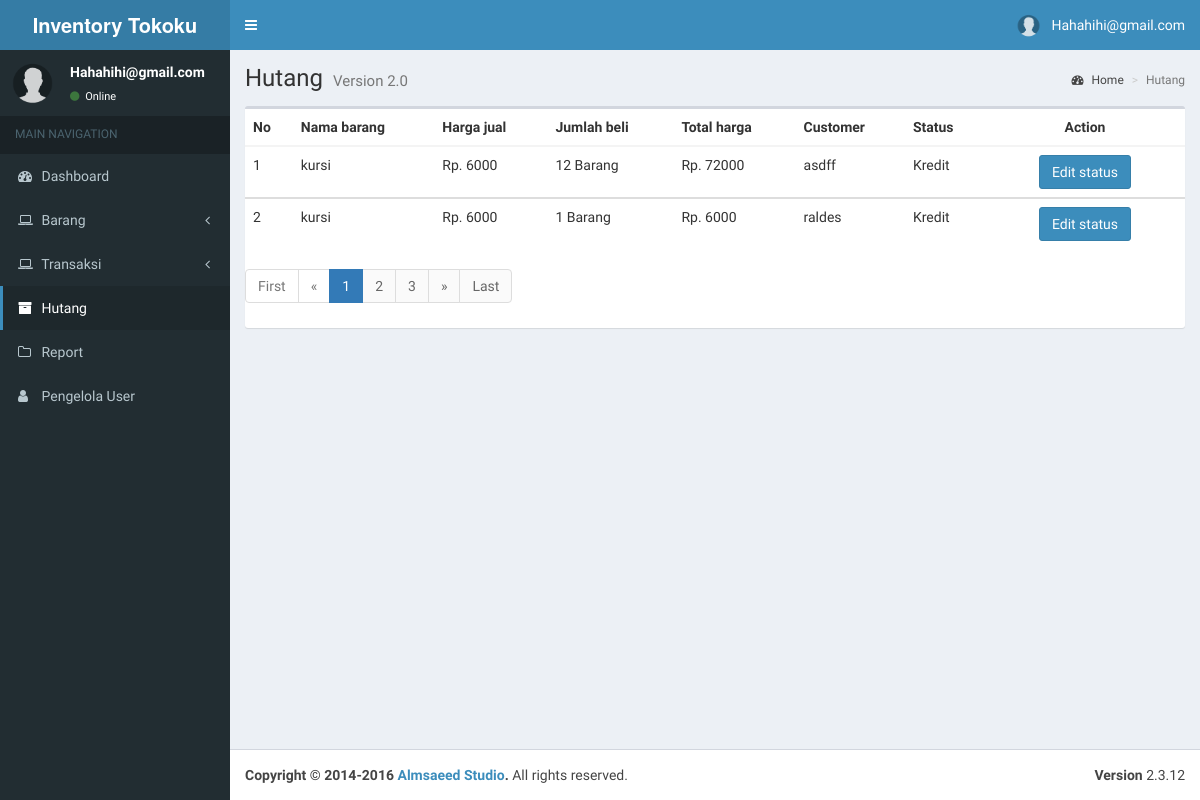
Page /admin/hutang.php (signed in) on the committed database.
### tables this page shows
CREATE TABLE `transaksi` (
  `id_transaksi` int(5) NOT NULL,
  `id_barang` varchar(5) NOT NULL,
  `jenis_transaksi` varchar(20) NOT NULL,
  `jumlah_beli` int(20) NOT NULL,
  `total_harga` int(20) NOT NULL,
  `customer` text NOT NULL,
  `nik_customer` text NOT NULL,
  `tempat_lahir` text NOT NULL,
  `tanggal_lahir` varchar(30) NOT NULL
);

CREATE TABLE `barang` (
  `id_barang` varchar(5) NOT NULL,
  `jenis_barang` varchar(30) NOT NULL,
  `nama_barang` varchar(60) NOT NULL,
  `harga_beli` int(20) NOT NULL,
  `harga_jual` int(20) NOT NULL,
  `jumlah_stock` int(20) NOT NULL,
  `supplier` text NOT NULL,
  `deskripsi` text NOT NULL
);

### admin/hutang.php (the view, shortened to what this page needs)
<!DOCTYPE html>
<html>
<head>
  <link rel="stylesheet" href="bootstrap/css/bootstrap.min.css">
  <link rel="stylesheet" href="https://cdnjs.cloudflare.com/ajax/libs/font-awesome/4.5.0/css/font-awesome.min.css">
  <link rel="stylesheet" href="https://cdnjs.cloudflare.com/ajax/libs/ionicons/2.0.1/css/ionicons.min.css">
  <link rel="stylesheet" href="dist/css/AdminLTE.min.css">
  <link rel="stylesheet" href="bootstrap/css/style.css">
  <link rel="stylesheet" href="dist/css/skins/_all-skins.min.css">
</head>
<body class="hold-transition skin-blue sidebar-mini">
<div class="wrapper">
  <header class="main-header">
    <a href="#" class="logo">
      <span class="logo-lg"><b>Inventory Tokoku</b></span>
    </a>
        <?php
			$userid = $_SESSION['username2'];
		  ?>
    <nav class="navbar navbar-static-top">
      <a href="#" class="sidebar-toggle" data-toggle="offcanvas" role="button">
      </a>
      <div class="navbar-custom-menu">
        <ul class="nav navbar-nav">
          <li class="dropdown user user-menu">
            <a href="#" class="dropdown-toggle" data-toggle="dropdown">
              <img src="img/user.png" class="user-image" alt="User Image">
              <span class="hidden-xs"><?php echo ucfirst ($userid); ?></span>
            </a>
          </li>
        </ul>
      </div>
    </nav>
  </header>
  <aside class="main-sidebar">
    <section class="sidebar">
      <div class="user-panel">
        <div class="pull-left image">
          <img src="img/user.png" class="img-circle" alt="User Image">
        </div>
        <div class="pull-left info">
            <p><?php echo ucfirst ($userid); ?></p>
          <a href="#"><i class="fa fa-circle text-success"></i> Online</a>
        </div>
      </div>
      <ul class="sidebar-menu">
        <li class="header">MAIN NAVIGATION</li>
        <li class="treeview">
          <a href="index">
            <i class="fa fa-dashboard"></i> <span>Dashboard</span>
          </a>
        </li>
        <li class="treeview">
            <a href="#">
              <i class="fa fa-laptop"></i>
              <span>Barang</span>
              <span class="pull-right-container">
                <i class="fa fa-angle-left pull-right"></i>
              </span>
            </a>
        </li>
        <li class="treeview">
            <a href="#">
              <i class="fa fa-laptop"></i>
              <span>Transaksi</span>
              <span class="pull-right-container">
                <i class="fa fa-angle-left pull-right"></i>
              </span>
            </a>
        </li>
		    <li class="active treeview">
          <a href="hutang">
            <i class="fa fa-archive"></i> <span>Hutang</span>
          </a>
        </li>
        <li class="treeview">
          <a href="report">
            <i class="fa fa-folder-o"></i> <span>Report</span>
          </a>
        </li>
        <li class="treeview">
          <a href="user">
            <i class="fa fa-user"></i> <span>Pengelola User</span>
          </a>
        </li>
    </section>
  </aside>
  <div class="content-wrapper">
    <section class="content-header">
      <h1>
        Hutang
        <small>Version 2.0</small>
      </h1>
      <ol class="breadcrumb">
        <li><a href="#"><i class="fa fa-dashboard"></i> Home</a></li>
        <li class="active">Hutang</li>
      </ol>
    </section>
    <section class="content">
		<div class="row">
			  <div class="col-xs-12">
				<div class="box">
                      <div class="box-body table-responsive no-padding">
                     <div class="box-body table-responsive no-padding">
                        <?php
                           $mysql_hostname = "localhost";
                           $mysql_user = "root";
                           $mysql_password = "";
                           $mysql_database = "inventory";
                           $conn = mysqli_connect($mysql_hostname, $mysql_user, $mysql_password, $mysql_database);
            ?>
					 <table class="table table-hover">
                        <thead>
                        <th>No</th>
                           <th>Nama barang</th>
                           <th>Harga jual</th>
                           <th>Jumlah beli</th>
                           <th>Total harga</th>
                           <th>Customer</th>
                           <th>Status</th>
                           <th>
                              <center>Action</center>
                           </th>
                        </thead>
						<?php
$page = (isset($_GET['page'])) ? $_GET['page'] : 1;
$limit = 10;
$limit_start = ($page - 1) * $limit;
$no = $limit_start + 1;
$sql = "SELECT nama_barang, id_transaksi, harga_jual, total_harga, jumlah_beli, jenis_transaksi, customer FROM barang t1 INNER JOIN transaksi t2 ON t2.id_barang = t1.id_barang WHERE jenis_transaksi = 'Kredit'
                        LIMIT $limit_start, $limit";
                                             if($result = @mysqli_query($conn,$sql)){
                                                 if(mysqli_num_rows($result) > 0){
                                                     while($row = mysqli_fetch_array($result)){
                           ?>
                        <tbody>
                        <td><?php echo $no++ ?></td>
                           <td><?php echo $row['nama_barang'] ?></td>
                           <td><?php echo "Rp. " . $row['harga_jual'] ?></td>
						               <td><?php echo $row['jumlah_beli'] . " Barang"?></td>
                           <td><?php echo "Rp. " . $row['total_harga'] ?></td>
                           <td><?php echo $row['customer'] ?></td>
                           <td><?php echo $row['jenis_transaksi'] ?></td>
                           <td width="200px">
                              <center>
                                 <button class="btn btn-primary" data-toggle="modal" data-target="#false">Edit status</button>
                              </center>
                           </td>
                        </tbody>
                        <?php
                           }
                           }echo "</table>";
                           } else{
                           echo "ERROR: Could not able to execute $sql. ";
                           }
                           ?>
                        <ul class="pagination">
            <?php
            if ($page == 1) {
            ?>
                <li class="disabled"><a href="#">First</a></li>
                <li class="disabled"><a href="#">&laquo;</a></li>
            <?php
            } else {
                $link_prev = ($page > 1) ? $page - 1 : 1;
            ?>
                <li><a href="hutang.php?page=1">First</a></li>
                <li><a href="hutang.php?page=<?php echo $link_prev; ?>">&laquo;</a></li>
            <?php
            }
            ?>
            <?php
            $sql = mysqli_query($conn, "SELECT COUNT(id_transaksi) as num FROM transaksi");
            $total_pages = mysqli_fetch_array($sql);
            $yourcount = $total_pages['num'];
            $jumlah_page = ceil($yourcount / $limit);
            $jumlah_number = 3;
            $start_number = ($page > $jumlah_number) ? $page - $jumlah_number : 1;
            $end_number = ($page < ($jumlah_page - $jumlah_number)) ? $page + $jumlah_number : $jumlah_page;
            for ($i = $start_number; $i <= $end_number; $i++) {
                $link_active = ($page == $i) ? 'class="active"' : '';
            ?>
                <li <?php echo $link_active; ?>><a href="hutang.php?page=<?php echo $i; ?>"><?php echo $i; ?></a></li>
            <?php
            }
            ?>
            <?php
            if ($page == $jumlah_page) {
            ?>
                <li class="disabled"><a href="#">&raquo;</a></li>
                <li class="disabled"><a href="#">Last</a></li>
            <?php
            } else {
                $link_next = ($page < $jumlah_page) ? $page + 1 : $jumlah_page;
            ?>
                <li><a href="hutang.php?page=<?php echo $link_next; ?>">&raquo;</a></li>
                <li><a href="hutang.php?page=<?php echo $jumlah_page; ?>">Last</a></li>
            <?php
            }
            ?>
        </ul>
				</div>
			  </div>
		</div>
    </section>
  </div>
  <footer class="main-footer">
    <div class="pull-right hidden-xs">
      <b>Version</b> 2.3.12
    </div>
    <strong>Copyright &copy; 2014-2016 <a href="#">Almsaeed Studio</a>.</strong> All rights
    reserved.
  </footer>
</div>
</body>
</html>

### rows in the picture
transaksi: id_barang.nama_barang "kursi", id_barang.harga_jual "6000", jumlah_beli "12", total_harga "72000", customer "asdff", jenis_transaksi "Kredit"
transaksi: id_barang.nama_barang "kursi", id_barang.harga_jual "6000", jumlah_beli "1", total_harga "6000", customer "raldes", jenis_transaksi "Kredit"

### other values in the picture
$userid "Hahahihi@gmail.com"
